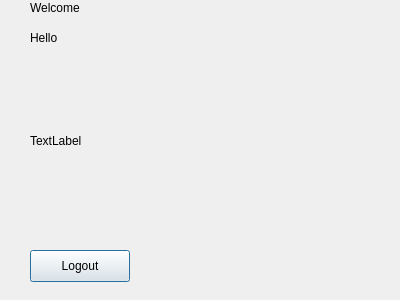
<?xml version="1.0" encoding="UTF-8"?>
<ui version="4.0">
 <class>Welcomewindow</class>
 <widget class="QDialog" name="Welcomewindow">
  <property name="geometry">
   <rect>
    <x>0</x>
    <y>0</y>
    <width>400</width>
    <height>300</height>
   </rect>
  </property>
  <property name="windowTitle">
   <string>Dialog</string>
  </property>
  <widget class="QLabel" name="label">
   <property name="geometry">
    <rect>
     <x>30</x>
     <y>0</y>
     <width>121</width>
     <height>16</height>
    </rect>
   </property>
   <property name="text">
    <string>Welcome</string>
   </property>
  </widget>
  <widget class="QLabel" name="hello">
   <property name="geometry">
    <rect>
     <x>30</x>
     <y>30</y>
     <width>201</width>
     <height>16</height>
    </rect>
   </property>
   <property name="text">
    <string>Hello</string>
   </property>
  </widget>
  <widget class="QLabel" name="image">
   <property name="geometry">
    <rect>
     <x>30</x>
     <y>60</y>
     <width>341</width>
     <height>161</height>
    </rect>
   </property>
   <property name="text">
    <string>TextLabel</string>
   </property>
  </widget>
  <widget class="QPushButton" name="logout">
   <property name="geometry">
    <rect>
     <x>30</x>
     <y>250</y>
     <width>100</width>
     <height>32</height>
    </rect>
   </property>
   <property name="text">
    <string>Logout</string>
   </property>
  </widget>
 </widget>
 <resources/>
 <connections/>
</ui>
